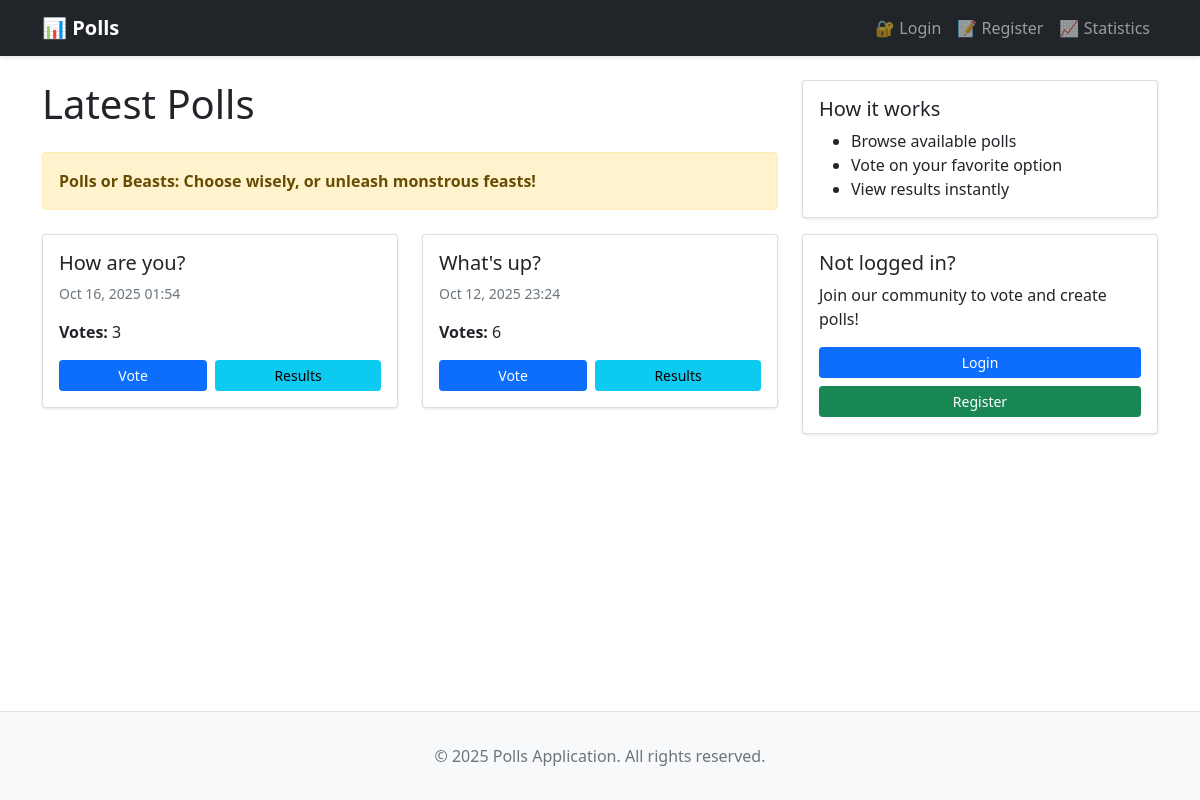
Screenshot of /polls/ with the database file from the repository.
### polls/models.py (models this page shows, shortened)
class Question(models.Model):
    question_text = models.CharField(max_length=200)
    pub_date = models.DateTimeField("date published")
    def get_total_votes(self):
        return sum(choice.votes for choice in self.choice_set.all())

class Choice(models.Model):
    question = models.ForeignKey(Question, on_delete=models.CASCADE)
    choice_text = models.CharField(max_length=200)
    votes = models.IntegerField(default=0)

### polls/views.py (the view)
# urls.py: path("", views.IndexView.as_view(), name="index"),
class IndexView(PollsBaseView, generic.ListView):
    template_name = "polls/index.html"
    context_object_name = "latest_question_list"
    def get_queryset(self):
        return Question.objects.filter(pub_date__lte=timezone.now()).order_by("-pub_date")[
               :5
               ]

### polls/views.py (called while the page is built)
    def get_slogan(self):
        return random.choice(self.slogans)

    def get_context_data(self, **kwargs):
        context = super().get_context_data(**kwargs)
        context['slogan'] = self.get_slogan()
        return context

### polls/templates/polls/index.html (shortened to what this page needs)
{% extends "base.html" %}
{% block content %}
<div class="row">
    <div class="col-lg-8">
        <h1 class="mb-4">Latest Polls</h1>
        {% if slogan %}
            <div class="alert alert-warning mb-4">
                <strong>{{ slogan }}</strong>
            </div>
        {% endif %}
        {% if latest_question_list %}
            <div class="row">
                {% for question in latest_question_list %}
                    <div class="col-md-6 mb-4">
                        <div class="card h-100">
                            <div class="card-body d-flex flex-column">
                                <h5 class="card-title">{{ question.question_text }}</h5>
                                <p class="card-text text-muted small">
                                    {{ question.pub_date|date:"M d, Y H:i" }}
                                </p>
                                <p class="card-text flex-grow-1">
                                    <strong>Votes:</strong>
                                    {{ question.get_total_votes }}
                                </p>
                                <div class="d-flex gap-2">
                                    <a href="{% url 'polls:detail' question.id %}" class="btn btn-primary btn-sm flex-grow-1">
                                        Vote
                                    </a>
                                    <a href="{% url 'polls:results' question.id %}" class="btn btn-info btn-sm flex-grow-1">
                                        Results
                                    </a>
                                </div>
                            </div>
                        </div>
                    </div>
                {% endfor %}
            </div>
        {% else %}
            <div class="alert alert-info">
                <h4>No polls available</h4>
                <p>There are no polls yet. {% if user.is_staff %}<a href="{% url 'polls:poll_new' %}">Create one!</a>{% endif %}</p>
            </div>
        {% endif %}
    </div>
    <div class="col-lg-4">
        <div class="card">
            <div class="card-body">
                <h5 class="card-title">How it works</h5>
                <ul class="mb-0">
                    <li>Browse available polls</li>
                    <li>Vote on your favorite option</li>
                    <li>View results instantly</li>
                </ul>
            </div>
        </div>
        {% if user.is_authenticated %}
            <div class="card mt-3">
                <div class="card-body">
                    <h5 class="card-title">👤 Your Info</h5>
                    <p class="mb-1"><strong>Username:</strong> {{ user.username }}</p>
                    <p class="mb-1"><strong>Email:</strong> {{ user.email }}</p>
                    {% if user.is_staff %}
                        <p class="mb-0"><span class="badge bg-danger">Staff</span></p>
                    {% endif %}
                </div>
            </div>
        {% else %}
            <div class="card mt-3">
                <div class="card-body">
                    <h5 class="card-title">Not logged in?</h5>
                    <p class="mb-3">Join our community to vote and create polls!</p>
                    <a href="{% url 'account_login' %}" class="btn btn-primary btn-sm w-100">Login</a>
                    <a href="{% url 'account_signup' %}" class="btn btn-success btn-sm w-100 mt-2">Register</a>
                </div>
            </div>
        {% endif %}
    </div>
</div>
{% endblock %}

### templates/base.html (style rules this page uses)
body { display: flex; flex-direction: column; min-height: 100vh; }
.card { box-shadow: 0 1px 3px rgba(0,0,0,0.1); animation: slideIn 0.3s ease-out; }
.btn { transition: all 0.2s ease; }
a { transition: color 0.2s ease; }
.alert { animation: slideIn 0.3s ease-out; }

### rows the page displays
Question: question_text "How are you?", pub_date "Oct 16, 2025 01:54", get_total_votes "3"
Question: question_text "What's up?", pub_date "Oct 12, 2025 23:24", get_total_votes "6"

### other values shown
{{ slogan }} "Polls or Beasts: Choose wisely, or unleash monstrous feasts!"
